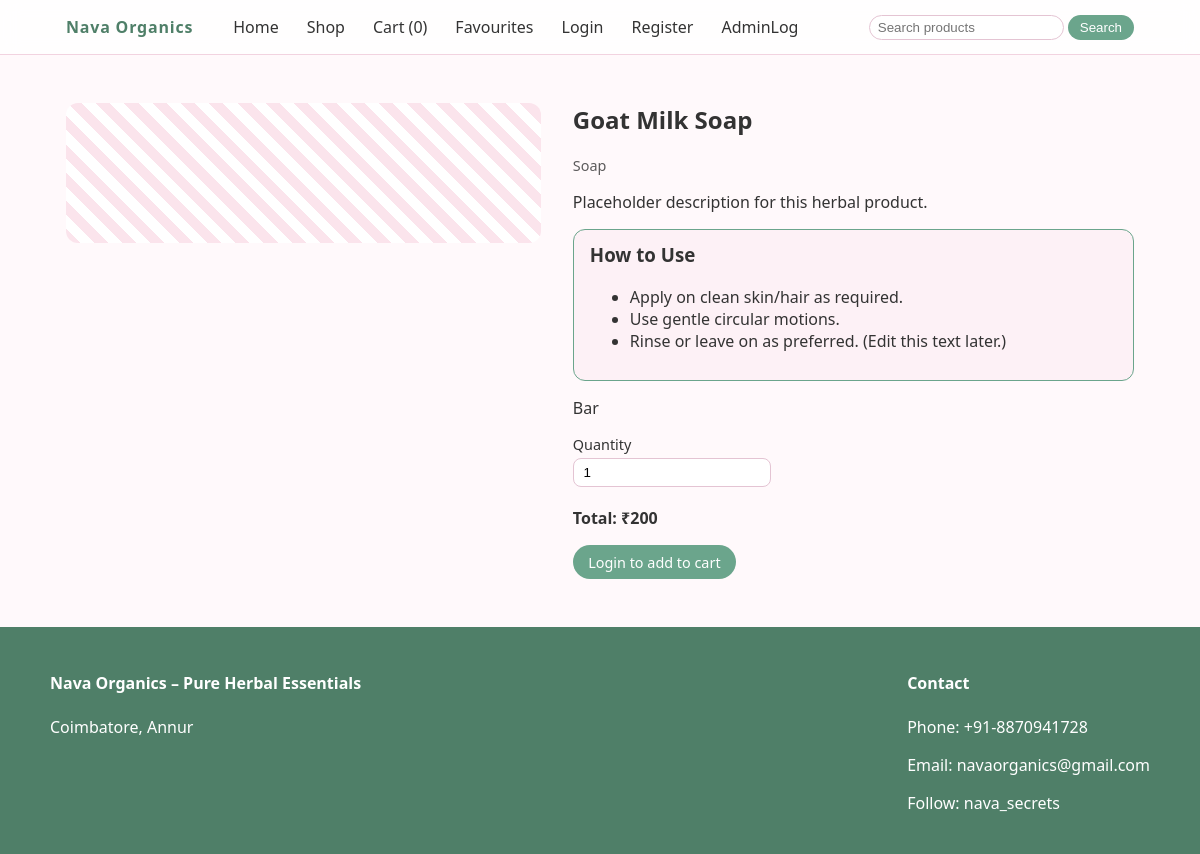
Page /product/1 on the committed database.
### app.py (models this page shows)
class Product(db.Model):
    id = db.Column(db.Integer, primary_key=True)
    name = db.Column(db.String(120), nullable=False)
    category = db.Column(db.String(50), nullable=False)  # soap, shampoo, serum, haircare
    description = db.Column(db.Text, default='Placeholder description for this herbal product.')
    image_url = db.Column(db.String(255), default='/static/img/placeholder.png')
    base_price = db.Column(db.Integer, nullable=False)
    secondary_price = db.Column(db.Integer)  # for serums 30 ml
    base_volume = db.Column(db.String(50))   # e.g. '15 ml', '100 ml', 'Bar'
    secondary_volume = db.Column(db.String(50))

### app.py (the view)
@app.route('/product/<int:product_id>')
def product_detail(product_id):
    product = Product.query.get_or_404(product_id)
    return render_template('product_detail.html', product=product)

### app.py (called while the page is built)
def get_cart():
    return session.get('cart', [])

@app.context_processor
def inject_globals():
    return dict(current_user=session.get('user'), cart_count=len(get_cart()))

### templates/product_detail.html (shortened to what this page needs)
{% extends 'base.html' %}
{% block content %}
<section class="section product-detail-page">
  <div class="product-detail">
    <div class="product-detail-image placeholder"></div>
    <div class="product-detail-info">
      <h1>{{ product.name }}</h1>
      <p class="product-category">{{ product.category|capitalize }}</p>
      <p class="product-description">{{ product.description }}</p>
      <div class="how-to-use-box">
        <h3>How to Use</h3>
        <ul>
          <li>Apply on clean skin/hair as required.</li>
          <li>Use gentle circular motions.</li>
          <li>Rinse or leave on as preferred. (Edit this text later.)</li>
        </ul>
      </div>
      <form action="{{ url_for('add_to_cart') }}" method="post" id="detail-cart-form" data-base-price="{{ product.base_price }}" data-secondary-price="{{ product.secondary_price or '' }}">
        {% if product.category == 'serum' %}
          <div class="form-group inline">
            <label for="variant">Quantity / Size</label>
            <select id="variant" name="variant">
              <option value="15ml" data-price="{{ product.base_price }}">{{ product.base_volume }} – ₹{{ product.base_price }}</option>
              {% if product.secondary_price %}
                <option value="30ml" data-price="{{ product.secondary_price }}">{{ product.secondary_volume }} – ₹{{ product.secondary_price }}</option>
              {% endif %}
            </select>
          </div>
        {% else %}
          <p class="volume-label">{{ product.base_volume }}</p>
        {% endif %}
        <div class="form-group inline">
          <label for="quantity">Quantity</label>
          <input type="number" id="quantity" name="quantity" value="1" min="1" />
        </div>
        <p class="dynamic-price">Total: ₹<span id="dynamic-price-value">{{ product.base_price }}</span></p>
        <div class="product-actions">
          {% if current_user %}
            <button type="submit" class="btn primary">Add to Cart</button>
            <a href="{{ url_for('toggle_favourite', product_id=product.id) }}" class="btn ghost">❤ Add to Favourite</a>
          {% else %}
            <a href="{{ url_for('login') }}" class="btn primary">Login to add to cart</a>
          {% endif %}
        </div>
      </form>
    </div>
  </div>
</section>
{% endblock %}

### static/css/styles.css (style rules this page uses)
:root { --pink: #fbe4ec; --pink-deep: #f3b7cd; --green: #6ba58c; --green-deep: #4f7f68; --text-main: #333; --bg: #fff9fb; }
* { box-sizing: border-box; }
body { margin: 0; font-family: system-ui, -apple-system, BlinkMacSystemFont, "Segoe UI", sans-serif; background: var(--bg); color: var(--text-main); }
a { color: inherit; text-decoration: none; }
.section { margin-top: 1.5rem; }
.btn { display: inline-block; padding: 0.4rem 0.9rem; border-radius: 999px; font-size: 0.9rem; border: 1px solid transparent; cursor: pointer; }
.btn.primary { background: var(--green); color: #fff; }
.product-image.placeholder, .product-detail-image.placeholder { background: repeating-linear-gradient(45deg, #fbe4ec, #fbe4ec 10px, #ffffff 10px, #ffffff 20px); border-radius: 0.75rem; height: 140px; }
.product-category { font-size: 0.9rem; opacity: 0.8; }
.product-actions { margin-top: 0.5rem; display: flex; gap: 0.5rem; flex-wrap: wrap; }
.product-detail-page .product-detail { display: grid; grid-template-columns: minmax(0, 1.1fr) minmax(0, 1.3fr); gap: 2rem; }
.product-detail-info h1 { margin-top: 0; }
.how-to-use-box { border: 1px solid var(--green); background: #fdf1f6; padding: 0.75rem 1rem; border-radius: 0.75rem; margin: 1rem 0; }
.how-to-use-box h3 { margin-top: 0; }
.dynamic-price { font-weight: 600; margin-top: 0.5rem; }
.form-group { margin-bottom: 0.75rem; }
.form-group label { display: block; margin-bottom: 0.25rem; font-size: 0.9rem; }
.form-group input, .form-group textarea, .form-group select { width: 100%; padding: 0.4rem 0.6rem; border-radius: 0.5rem; border: 1px solid #e4c4d3; }
.form-group.inline { display: inline-block; margin-right: 0.75rem; }

### rows in the picture
Product: name "Goat Milk Soap", category "Soap", description "Placeholder description for this herbal product.", base_volume "Bar", base_price "200"

### other values in the picture
{{ cart_count }} "0"
